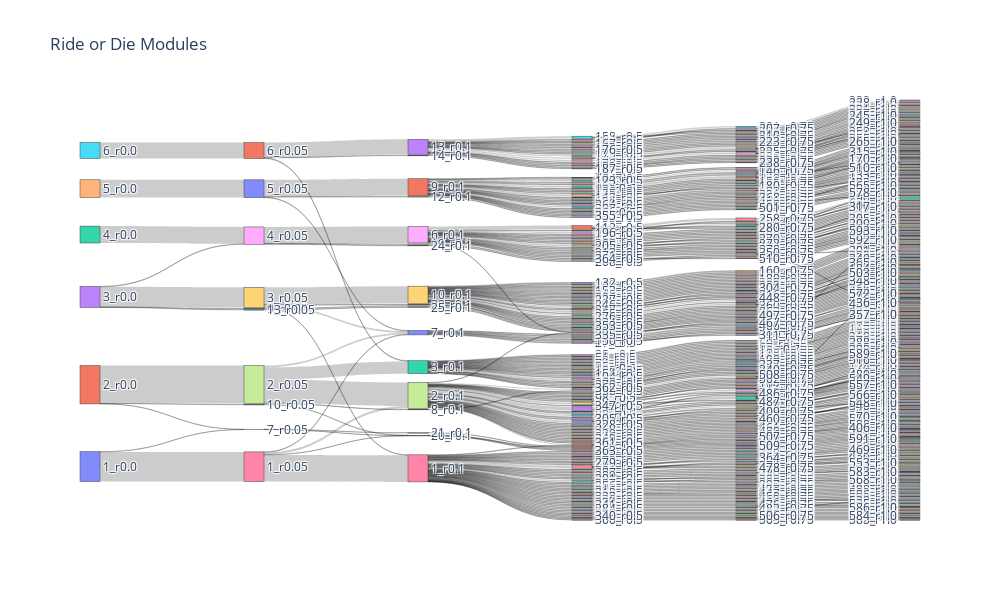

The notebook cell this image was saved under:
### Code cell
create_sankey(ride_or_die_plot, width=1000, height=600, title='Ride or Die Modules')

### Figure 1 — Plotly figure (JSON) as saved in the notebook; plotly's stock layout.template omitted (floating-point values rounded to 4 significant figures; data arrays with more than 128 entries replaced by an {"elided": "..."} marker saying what was removed)
{"data": [{"link": {"source": {"elided": "799 int values"}, "target": {"elided": "799 int values"}, "value": {"elided": "799 int values"}}, "node": {"label": {"elided": "776 str values"}, "line": {"width": 0.5}, "pad": 15, "thickness": 20}, "type": "sankey"}], "layout": {"height": 600, "title": {"text": "Ride or Die Modules"}, "width": 1000}}
